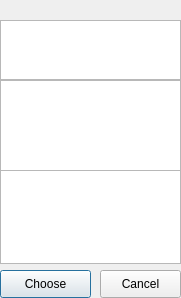
<ui version="4.0" >
 <class>activityDialogClass</class>
 <widget class="QDialog" name="activityDialogClass" >
  <property name="geometry" >
   <rect>
    <x>0</x>
    <y>0</y>
    <width>181</width>
    <height>298</height>
   </rect>
  </property>
  <property name="windowTitle" >
   <string>Choose your activity</string>
  </property>
  <property name="windowIcon" >
   <iconset>../../../../../../../:/icons/crystal_project/statuses.png</iconset>
  </property>
  <widget class="QLabel" name="captionEdit" >
   <property name="geometry" >
    <rect>
     <x>0</x>
     <y>0</y>
     <width>181</width>
     <height>17</height>
    </rect>
   </property>
   <property name="font" >
    <font>
     <weight>75</weight>
     <bold>true</bold>
    </font>
   </property>
   <property name="text" >
    <string/>
   </property>
  </widget>
  <widget class="QTextEdit" name="textEdit" >
   <property name="geometry" >
    <rect>
     <x>0</x>
     <y>20</y>
     <width>181</width>
     <height>60</height>
    </rect>
   </property>
   <property name="maximumSize" >
    <size>
     <width>16777215</width>
     <height>60</height>
    </size>
   </property>
   <property name="verticalScrollBarPolicy" >
    <enum>Qt::ScrollBarAlwaysOff</enum>
   </property>
   <property name="horizontalScrollBarPolicy" >
    <enum>Qt::ScrollBarAlwaysOff</enum>
   </property>
  </widget>
  <widget class="QListWidget" name="generalList" >
   <property name="geometry" >
    <rect>
     <x>0</x>
     <y>80</y>
     <width>181</width>
     <height>94</height>
    </rect>
   </property>
   <property name="showDropIndicator" stdset="0" >
    <bool>false</bool>
   </property>
   <property name="movement" >
    <enum>QListView::Static</enum>
   </property>
   <property name="spacing" >
    <number>5</number>
   </property>
   <property name="viewMode" >
    <enum>QListView::IconMode</enum>
   </property>
  </widget>
  <widget class="QListWidget" name="specificList" >
   <property name="geometry" >
    <rect>
     <x>0</x>
     <y>170</y>
     <width>181</width>
     <height>94</height>
    </rect>
   </property>
   <property name="showDropIndicator" stdset="0" >
    <bool>false</bool>
   </property>
   <property name="movement" >
    <enum>QListView::Static</enum>
   </property>
   <property name="spacing" >
    <number>5</number>
   </property>
   <property name="viewMode" >
    <enum>QListView::IconMode</enum>
   </property>
  </widget>
  <widget class="QPushButton" name="chooseButton" >
   <property name="geometry" >
    <rect>
     <x>0</x>
     <y>270</y>
     <width>91</width>
     <height>28</height>
    </rect>
   </property>
   <property name="text" >
    <string>Choose</string>
   </property>
   <property name="icon" >
    <iconset>../../../../../../../:/icons/crystal_project/apply.png</iconset>
   </property>
  </widget>
  <widget class="QPushButton" name="cancelButton" >
   <property name="geometry" >
    <rect>
     <x>100</x>
     <y>270</y>
     <width>81</width>
     <height>28</height>
    </rect>
   </property>
   <property name="text" >
    <string>Cancel</string>
   </property>
   <property name="icon" >
    <iconset>../../../../../../../:/icons/crystal_project/cancel.png</iconset>
   </property>
  </widget>
 </widget>
 <layoutdefault spacing="6" margin="11" />
 <resources>
  <include location="../../../qutim.qrc" />
 </resources>
 <connections>
  <connection>
   <sender>cancelButton</sender>
   <signal>clicked()</signal>
   <receiver>activityDialogClass</receiver>
   <slot>reject()</slot>
   <hints>
    <hint type="sourcelabel" >
     <x>170</x>
     <y>260</y>
    </hint>
    <hint type="destinationlabel" >
     <x>194</x>
     <y>260</y>
    </hint>
   </hints>
  </connection>
 </connections>
</ui>
